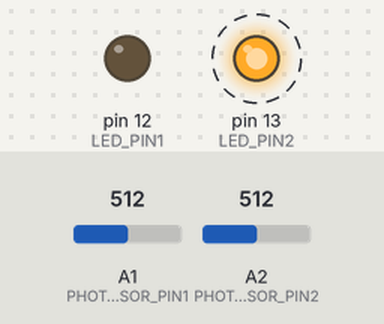
The sketch below on a simulated Arduino Uno, built with avr-gcc and run on an emulated ATmega328P. Parts: output pins drawn as LEDs (lit = HIGH). Dashed ring = blinking. The inputs (shaded band) are chosen by the test bench; at power-on: A1 (PHOTO_SENSOR_PIN1) = 512, A2 (PHOTO_SENSOR_PIN2) = 512.

Above: at 0.87 s.
1.3 s: A1 (PHOTO_SENSOR_PIN1) set to 620
4.3 s: A1 (PHOTO_SENSOR_PIN1) set to 639
At 5.5 s:
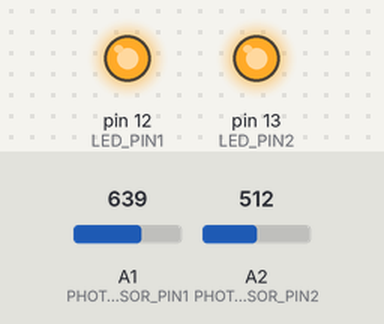
5.8 s: A2 (PHOTO_SENSOR_PIN2) set to 505
7.3 s: A2 (PHOTO_SENSOR_PIN2) set to 491
At 7.67 s:
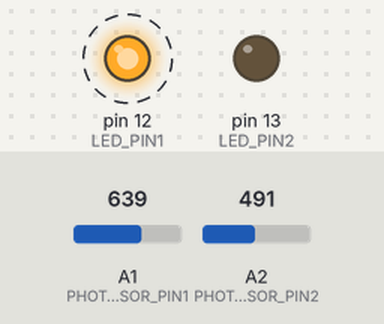
10.3 s: A2 (PHOTO_SENSOR_PIN2) set to 511
At 11.3 s:
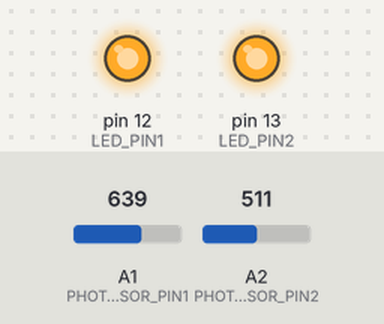
11.8 s: A2 (PHOTO_SENSOR_PIN2) set to 306
At 11.92 s:
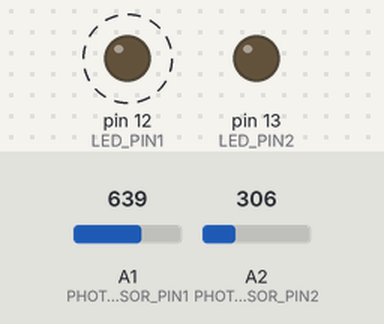
Timing chart, 0 to 15.8 s (numbered marks = the images above; inputs shaded):
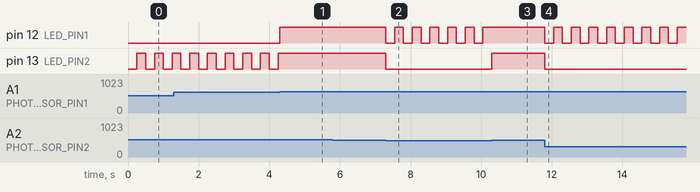

Measured:
- the behaviour switches between 631 and 632 on A1 (PHOTO_SENSOR_PIN1) (found by bisection; images 0 and 1)
- the behaviour switches between 499 and 498 on A2 (PHOTO_SENSOR_PIN2) (found by bisection; images 1 and 2)
- after the input at 4.3 s, pin 12 (LED_PIN1): LOW → HIGH at once; pin 13 (LED_PIN2): stops changing and stays HIGH
- after the input at 5.8 s, every drawn part: stays the same
- after the input at 7.3 s, pin 12 (LED_PIN1): alternates HIGH for 0.25 s and LOW for 0.25 s, starting at once; pin 13 (LED_PIN2): HIGH → LOW at once
- after the input at 10.3 s, pin 12 (LED_PIN1): stops changing and stays HIGH; pin 13 (LED_PIN2): LOW → HIGH at once
- after the input at 11.8 s, pin 12 (LED_PIN1): alternates HIGH for 0.25 s and LOW for 0.25 s, starting at once; pin 13 (LED_PIN2): HIGH → LOW at once
- by itself, pin 13 (LED_PIN2): alternates HIGH for 0.25 s and LOW for 0.25 s

The sketch:

light_source_detector.ino
```cpp
#define PHOTO_SENSOR_PIN1 A1
#define PHOTO_SENSOR_PIN2 A2
#define LED_PIN1 12
#define LED_PIN2 13

unsigned long previousMillis = 0;
const long interval = 250;

void setup() {
  Serial.begin(9600);
  pinMode(LED_PIN1,OUTPUT);
  pinMode(LED_PIN2,OUTPUT);
}

void loop() {
  int lightValue1 = analogRead(PHOTO_SENSOR_PIN1)-180;
  int lightValue2 = analogRead(PHOTO_SENSOR_PIN2)-50;
  unsigned long currentMillis = millis();

  if (lightValue1 > lightValue2 + 10 || lightValue2 > lightValue1 + 10) {

    if (lightValue1 > lightValue2 + 10){
      if (currentMillis - previousMillis >= interval) {
        previousMillis = currentMillis;
        digitalWrite(LED_PIN2,LOW);
        if (digitalRead(LED_PIN1) == HIGH) {
          digitalWrite(LED_PIN1, LOW);
        } else {
          digitalWrite(LED_PIN1, HIGH);
        }

      }
    } else{

        if (currentMillis - previousMillis >= interval) {
          previousMillis = currentMillis;
          digitalWrite(LED_PIN1,LOW);
          if (digitalRead(LED_PIN2) == HIGH) {
            digitalWrite(LED_PIN2, LOW);
          } else {
            digitalWrite(LED_PIN2, HIGH);
          }
      }
    }
  }

  if (lightValue1 <= lightValue2 + 10 && lightValue1 >= lightValue2 - 10) {
    digitalWrite(LED_PIN1, HIGH);
    digitalWrite(LED_PIN2, HIGH);
  }

}
```
